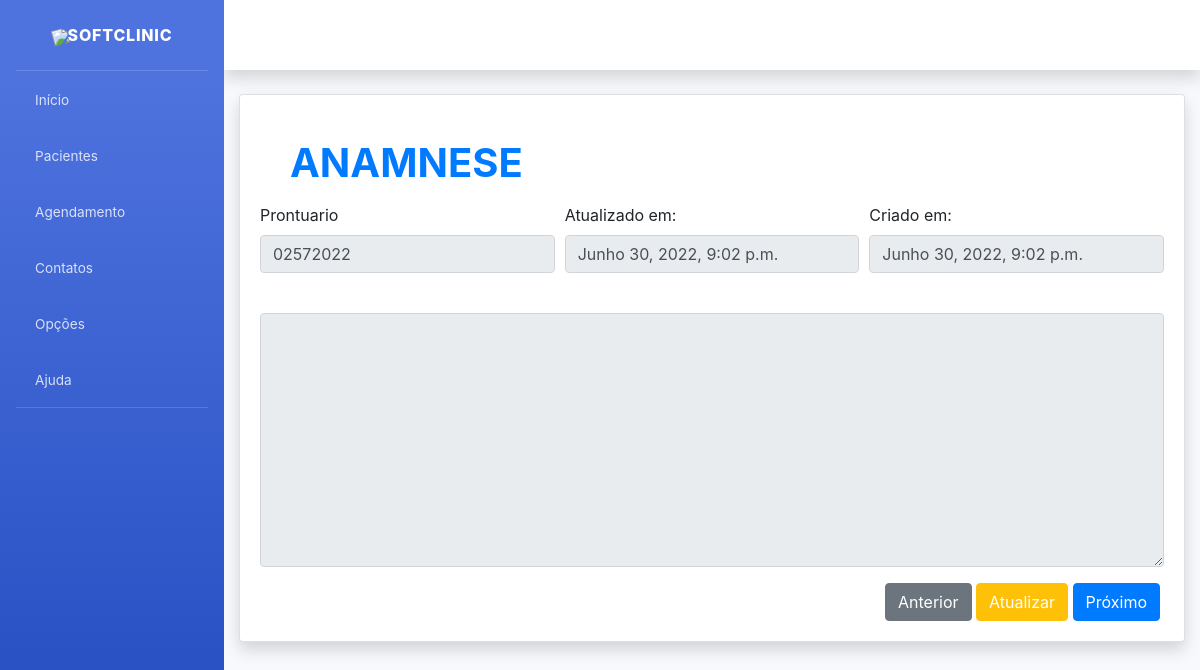
Before: /anamnese-detalhes/2/ with the older database file.
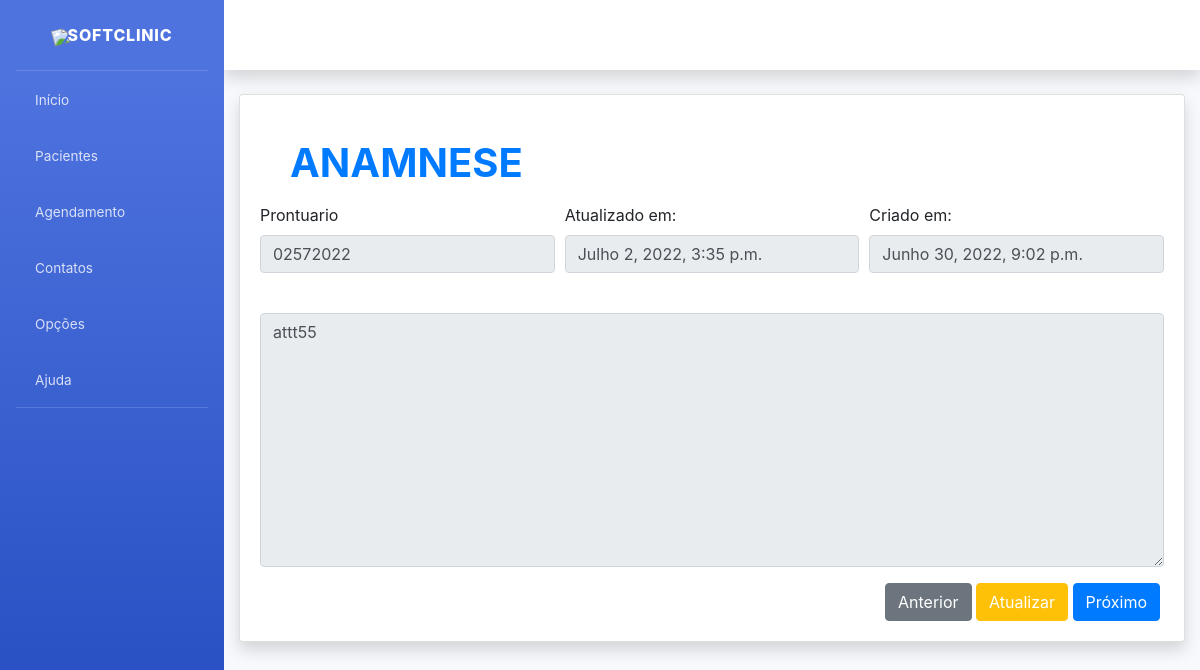
After: the same page with the newer database file.
### prontuario/models.py (models this page shows, shortened)
class Anamnese(models.Model):
    created_at = models.DateTimeField(auto_now_add=True)
    updated_at = models.DateTimeField(auto_now=True)
    prontuario = models.ForeignKey(Prontuario, on_delete=models.CASCADE)
    anamnese = models.TextField(verbose_name="Anamnese")

class Prontuario(models.Model):
    paciente = models.OneToOneField(Paciente, on_delete=models.CASCADE)
    num_prontuario = models.CharField("NumProntuario", max_length=200)
    def __str__(self):
        return self.num_prontuario

### prontuario/views.py (the view)
# urls.py: path("anamnese-detalhes/<int:pk>/", anamnese_detalhes, name="anamnese_detalhes"),
def anamnese_detalhes(request, pk=None):
    object = Anamnese.objects.get(pk=pk)
    context = {
        'object': object,
    }
    return render(request, 'prontuario/anamnese_detalhes.html', context)

### prontuario/templates/prontuario/anamnese_detalhes.html (shortened to what this page needs)
{% extends "pacientes/base.html" %}
{% load static %}
{% load crispy_forms_tags %}
{% block content %}
<div class="container">
    <div class="card shadow mb-4">
        <div class="card-body"><br>
            <h1 class="mb-3 text-primary">
                <b>ANAMNESE</b>
            </h1>
            <form method="POST" action=".">
                 <div class="form-row">
                    <div class="form-group col-md-4">
                        <label>Prontuario</label>
                        <input type="text" class="form-control" value="{{ object.prontuario }}" disabled>
                    </div>
                    <div class="form-group col-md-4">
                        <label>Atualizado em:</label>
                        <input type="text" class="form-control" value="{{ object.updated_at}}" name="updated_at" disabled>
                    </div>
                    <div class="form-group col-md-4">
                        <label>Criado em:</label>
                        <input type="text" class="form-control" value="{{ object.created_at}}" name="created_at" disabled>
                    </div>
                </div>
                <div class="form-row">
                    <div class="form-group col-md-12">
                        <textarea type="textarea" cols="40" rows="10" class="textarea form-control" value="{{ object.anamnese }}" disabled>{{ object.anamnese }}</textarea>
                    </div>
                </div>
            </form>
            <div class="mr-1 text-right">
                <a href="{% url 'paciente_detalhes' object.pk %}" class="btn btn-secondary text-white" type="button">
                    <span class="text">Anterior</span>
                </a>
                <a href="{% url 'anamnese_edit' object.pk %}" class="btn btn-warning text-white" type="button">
                    <span class="text">Atualizar</span>
                </a>
                <a href="{% url 'inf_sau_sis_detalhes' object.pk %}" class="btn btn-primary text-white" type="button">
                    <span class="text">Próximo</span>
                </a>
            </div>
        </div>
    </div>
</div>
</div>
{% endblock content %}

Changed rows visible on the page:
changed Anamnese: updated_at "Junho 30, 2022, 9:02 p.m." → "Julho 2, 2022, 3:35 p.m."; anamnese (not shown) → "attt55"
